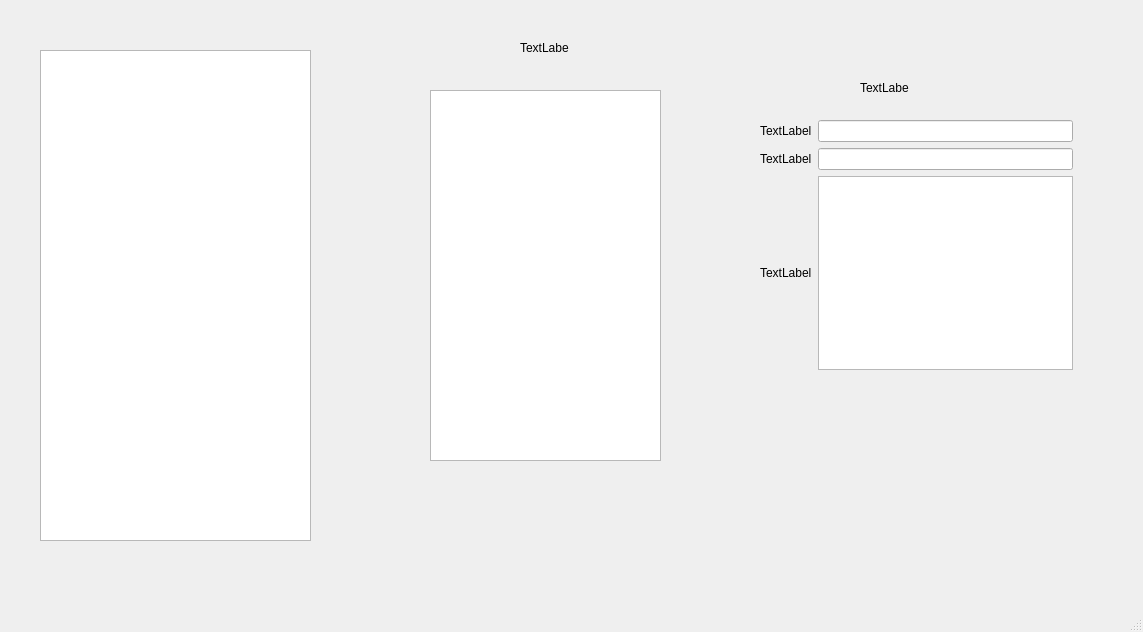
<?xml version="1.0" encoding="UTF-8"?>
<ui version="4.0">
 <class>MainWindow</class>
 <widget class="QMainWindow" name="MainWindow">
  <property name="geometry">
   <rect>
    <x>0</x>
    <y>0</y>
    <width>1143</width>
    <height>632</height>
   </rect>
  </property>
  <property name="windowTitle">
   <string>MainWindow</string>
  </property>
  <widget class="QWidget" name="centralwidget">
   <widget class="QTreeView" name="treeView">
    <property name="geometry">
     <rect>
      <x>40</x>
      <y>50</y>
      <width>271</width>
      <height>491</height>
     </rect>
    </property>
   </widget>
   <widget class="QListView" name="listView">
    <property name="geometry">
     <rect>
      <x>430</x>
      <y>90</y>
      <width>231</width>
      <height>371</height>
     </rect>
    </property>
   </widget>
   <widget class="QLabel" name="label">
    <property name="geometry">
     <rect>
      <x>520</x>
      <y>40</y>
      <width>49</width>
      <height>16</height>
     </rect>
    </property>
    <property name="text">
     <string>TextLabel</string>
    </property>
   </widget>
   <widget class="QLabel" name="label_2">
    <property name="geometry">
     <rect>
      <x>860</x>
      <y>80</y>
      <width>49</width>
      <height>16</height>
     </rect>
    </property>
    <property name="text">
     <string>TextLabel</string>
    </property>
   </widget>
   <widget class="QWidget" name="">
    <property name="geometry">
     <rect>
      <x>760</x>
      <y>120</y>
      <width>313</width>
      <height>250</height>
     </rect>
    </property>
    <layout class="QGridLayout" name="gridLayout">
     <item row="0" column="0">
      <widget class="QLabel" name="label_3">
       <property name="text">
        <string>TextLabel</string>
       </property>
      </widget>
     </item>
     <item row="0" column="1">
      <widget class="QLineEdit" name="lineEdit"/>
     </item>
     <item row="1" column="0">
      <widget class="QLabel" name="label_4">
       <property name="text">
        <string>TextLabel</string>
       </property>
      </widget>
     </item>
     <item row="1" column="1">
      <widget class="QLineEdit" name="lineEdit_2"/>
     </item>
     <item row="2" column="0">
      <widget class="QLabel" name="label_5">
       <property name="text">
        <string>TextLabel</string>
       </property>
      </widget>
     </item>
     <item row="2" column="1">
      <widget class="QTextBrowser" name="textBrowser"/>
     </item>
    </layout>
   </widget>
  </widget>
  <widget class="QMenuBar" name="menubar">
   <property name="geometry">
    <rect>
     <x>0</x>
     <y>0</y>
     <width>1143</width>
     <height>22</height>
    </rect>
   </property>
  </widget>
  <widget class="QStatusBar" name="statusbar"/>
 </widget>
 <resources/>
 <connections/>
</ui>
